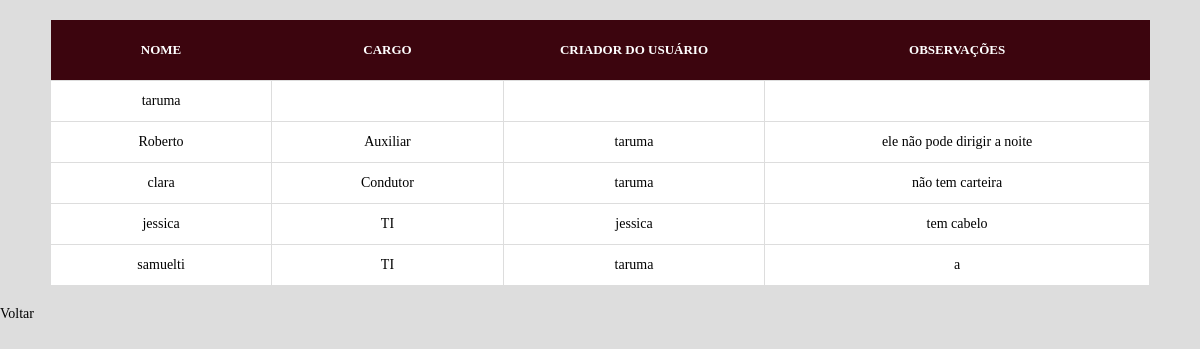
The app's page /usuarios.php with its own data.
### tables this page shows
CREATE TABLE `usuarios` (
  `id` bigint(20) UNSIGNED NOT NULL,
  `login` varchar(255) NOT NULL,
  `senha` varchar(255) NOT NULL,
  `prioridade` int(2) NOT NULL,
  `superior` varchar(255) DEFAULT NULL,
  `cargo` varchar(255) NOT NULL,
  `observacoes` varchar(255) DEFAULT NULL
);

### usuarios.php (the view, shortened to what this page needs)
<!DOCTYPE html>
<html lang="pt-BR">
<?php
include('conexao.php');
$sql = "SELECT * FROM usuarios ";
$result = mysqli_query($link, $sql) or die('Query failed: ' . mysqli_error($link));
?>
<head>
    <link rel="stylesheet" href="css/styleTabelas.css">
</head>
<body>
    <table>
        <thead>
            <th>NOME</th>
            <th>CARGO</th>
            <th>CRIADOR DO USUÁRIO</th>
            <th>OBSERVAÇÕES</th>
        </thead>
        <tbody>
            <?php
            while ($row = mysqli_fetch_array($result, MYSQLI_ASSOC)) { ?>
                <tr>
                    <td><?= $row['login'] ?></td>
                    <td><?= $row['cargo'] ?></td>
                    <td><?= $row['superior'] ?></td>
                    <td><?= $row['observacoes'] ?></td>
                </tr>
            <?php } ?>
        </tbody>
    </table>
    <a class="botao" href="menu.php">Voltar</a>
</body>
</html>

### css/styleTabelas.css (style rules this page uses)
* { margin: 0; overflow-x: hidden; font-family: Cambria, Cochin, Georgia, Times, 'Times New Roman', serif; }
html, body { width: 100%; height: 100%; margin: 0; padding: 0; }
body { display: flex; flex-direction: column; background-color: #ddd; position: relative; height: 100%; min-height: 100%; }
table { border-collapse: collapse; margin: 20px 50px; }
thead { border: 0; }
tbody { border: 0; }
th { height: 50px; width: 50px; font-size: 13px; font-weight: bold; text-align: center; color: white; background-color: #3c050e; padding: 5px; }
td { height: 30px; width: 50px; text-align: center; font-size: 14px; background: white; color: black; border: 1px solid #ddd; padding: 5px; }
a { font-size: 14px; color: black; text-decoration: none; }

### records on screen
usuarios: login "taruma"
usuarios: login "Roberto", cargo "Auxiliar", superior "taruma", observacoes "ele não pode dirigir a noite"
usuarios: login "clara", cargo "Condutor", superior "taruma", observacoes "não tem carteira"
usuarios: login "jessica", cargo "TI", superior "jessica", observacoes "tem cabelo"
usuarios: login "samuelti", cargo "TI", superior "taruma", observacoes "a"
